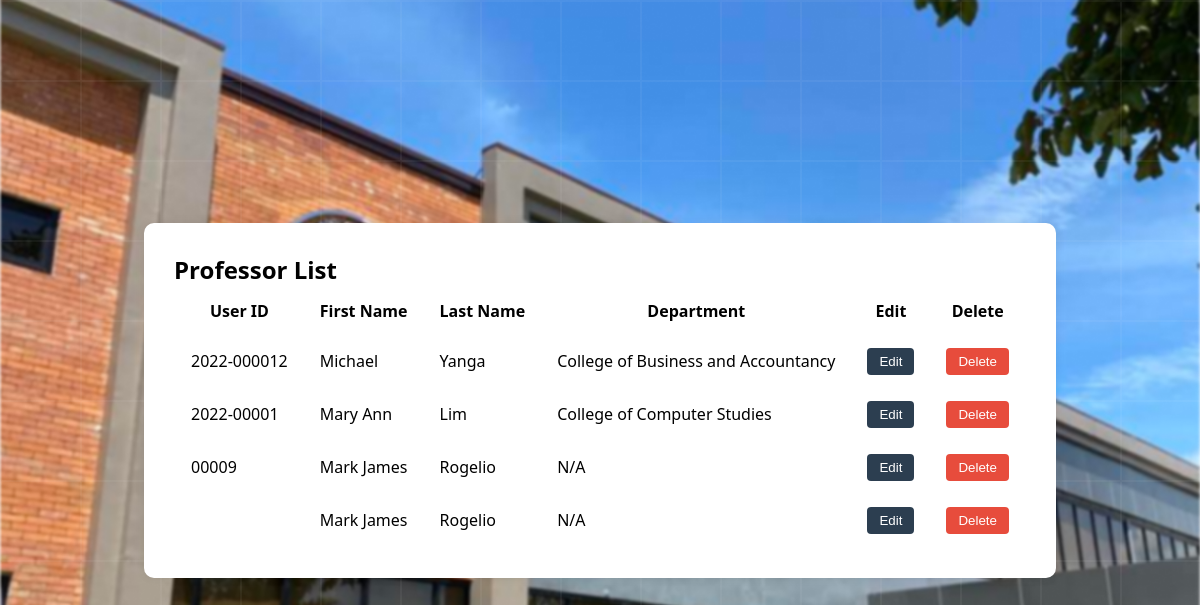
Screenshot of /admin/professors.php with the database file from the repository.
### tables this page shows
CREATE TABLE `users` (
  `id` int(11) NOT NULL,
  `email` varchar(100) NOT NULL,
  `department` varchar(100) DEFAULT NULL,
  `password` varchar(255) NOT NULL,
  `role` enum('student','teacher','admin') DEFAULT 'student',
  `created_at` timestamp NOT NULL DEFAULT current_timestamp(),
  `status` enum('pending','approved','rejected') DEFAULT 'pending',
  `first_name` varchar(100) DEFAULT NULL,
  `middle_name` varchar(100) DEFAULT NULL,
  `last_name` varchar(100) DEFAULT NULL,
  `suffix_name` varchar(20) DEFAULT NULL,
  `course` varchar(50) DEFAULT NULL,
  `section` varchar(50) DEFAULT NULL,
  `sex` varchar(10) DEFAULT NULL,
  `year` varchar(10) DEFAULT NULL,
  `id_number` varchar(50) DEFAULT NULL,
  `reset_token` varchar(64) DEFAULT NULL,
  `reset_expiry` datetime DEFAULT NULL,
  `otp_code` varchar(10) DEFAULT NULL,
  `otp_expiry` datetime DEFAULT NULL,
  `department_id` int(11) DEFAULT NULL,
  `profile_pic` varchar(255) DEFAULT NULL,
  `otp_purpose` varchar(20) DEFAULT 'register'
);

CREATE TABLE `departments` (
  `id` int(11) NOT NULL,
  `name` varchar(255) NOT NULL
);

### admin/professors.php (the view, shortened to what this page needs)
<?php
require_once('../includes/db.php');
$teachers = $conn->query("
    SELECT u.id_number, u.first_name, u.last_name, d.name AS department, u.department_id
    FROM users u
    LEFT JOIN departments d ON u.department_id = d.id
    WHERE u.role = 'teacher' AND u.status = 'approved'
");
?>
<link rel="stylesheet" href="../assets/css/register.css">
<div class="styled-container">
    <h2>Professor List</h2>
    <div class="user-table">
        <table>
            <thead>
                <tr>
                    <th>User ID</th>
                    <th>First Name</th>
                    <th>Last Name</th>
                    <th>Department</th>
                    <th>Edit</th>
                    <th>Delete</th>
                </tr>
            </thead>
            <tbody>
                <?php while ($row = $teachers->fetch_assoc()): ?>
                    <tr>
                        <td><?= htmlspecialchars($row['id_number']) ?></td>
                        <td><?= htmlspecialchars($row['first_name']) ?></td>
                        <td><?= htmlspecialchars($row['last_name']) ?></td>
                        <td><?= htmlspecialchars($row['department'] ?? 'N/A') ?></td>
                        <td>
                            <button class="edit-btn" onclick="openEditModal(
                                '<?= $row['id_number'] ?>',
                                '<?= addslashes($row['first_name']) ?>',
                                '<?= addslashes($row['last_name']) ?>',
                                '<?= $row['department_id'] ?>'
                            )">Edit</button>
                        </td>
                        <td>
                            <form method="POST" onsubmit="return confirm('Are you sure?')">
                                <button class="delete-btn" type="submit">Delete</button>
                            </form>
                        </td>
                    </tr>
                <?php endwhile; ?>
            </tbody>
        </table>
    </div>
</div>

### assets/css/register.css (style rules this page uses)
* { margin: 0; padding: 0; box-sizing: border-box; }
form { display: flex; flex-direction: column; gap: 1.5rem; }

### admin/professors.php (style rules this page uses)
.styled-container { background: #fff; padding: 30px; border-radius: 10px; margin: 30px auto; max-width: 1100px; box-shadow: 0 0 10px rgba(0, 0, 0, 0.08); }
.user-table th, .user-table td { padding: 12px 15px; }
.edit-btn { background-color: #2c3e50; color: #fff; padding: 6px 12px; border: none; border-radius: 4px; cursor: pointer; }
.delete-btn { background-color: #e74c3c; color: #fff; padding: 6px 12px; border: none; border-radius: 4px; cursor: pointer; }

### rows the page displays
users: id_number "2022-000012", first_name "Michael", last_name "Yanga", department.name "College of Business and Accountancy"
users: id_number "2022-00001", first_name "Mary Ann", last_name "Lim", department.name "College of Computer Studies"
users: id_number "00009", first_name "Mark James", last_name "Rogelio", department "N/A"
users: first_name "Mark James", last_name "Rogelio", department "N/A"
